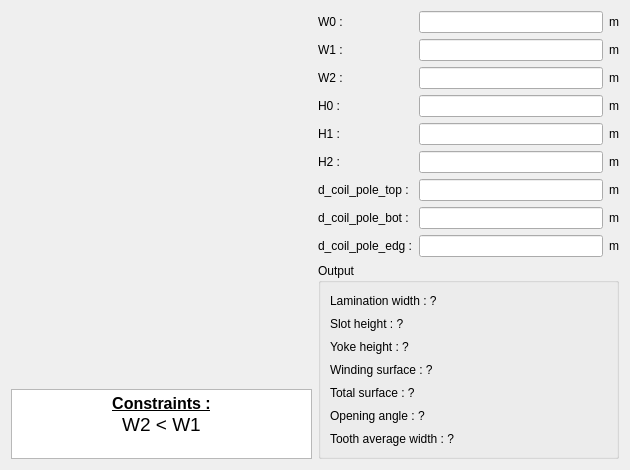
<?xml version="1.0" encoding="UTF-8"?>
<ui version="4.0">
 <class>PWSlot61</class>
 <widget class="QWidget" name="PWSlot61">
  <property name="geometry">
   <rect>
    <x>0</x>
    <y>0</y>
    <width>630</width>
    <height>470</height>
   </rect>
  </property>
  <property name="minimumSize">
   <size>
    <width>630</width>
    <height>470</height>
   </size>
  </property>
  <property name="maximumSize">
   <size>
    <width>16777215</width>
    <height>16777215</height>
   </size>
  </property>
  <property name="windowTitle">
   <string>Form</string>
  </property>
  <layout class="QHBoxLayout" name="horizontalLayout">
   <item>
    <layout class="QVBoxLayout" name="verticalLayout_2">
     <item>
      <widget class="QLabel" name="img_slot">
       <property name="sizePolicy">
        <sizepolicy hsizetype="Expanding" vsizetype="Expanding">
         <horstretch>0</horstretch>
         <verstretch>0</verstretch>
        </sizepolicy>
       </property>
       <property name="maximumSize">
        <size>
         <width>16777215</width>
         <height>16777215</height>
        </size>
       </property>
       <property name="text">
        <string/>
       </property>
       <property name="pixmap">
        <pixmap resource="../../../../Resources/pyleecan.qrc">:/images/images/MachineSetup/WSlot/Slot_61.PNG</pixmap>
       </property>
       <property name="scaledContents">
        <bool>true</bool>
       </property>
      </widget>
     </item>
     <item>
      <widget class="QTextEdit" name="txt_constraint">
       <property name="sizePolicy">
        <sizepolicy hsizetype="Expanding" vsizetype="Fixed">
         <horstretch>0</horstretch>
         <verstretch>0</verstretch>
        </sizepolicy>
       </property>
       <property name="maximumSize">
        <size>
         <width>16777215</width>
         <height>70</height>
        </size>
       </property>
       <property name="verticalScrollBarPolicy">
        <enum>Qt::ScrollBarAlwaysOff</enum>
       </property>
       <property name="html">
        <string>&lt;!DOCTYPE HTML PUBLIC &quot;-//W3C//DTD HTML 4.0//EN&quot; &quot;http://www.w3.org/TR/REC-html40/strict.dtd&quot;&gt;
&lt;html&gt;&lt;head&gt;&lt;meta name=&quot;qrichtext&quot; content=&quot;1&quot; /&gt;&lt;style type=&quot;text/css&quot;&gt;
p, li { white-space: pre-wrap; }
&lt;/style&gt;&lt;/head&gt;&lt;body style=&quot; font-family:'MS Shell Dlg 2'; font-size:7.8pt; font-weight:400; font-style:normal;&quot;&gt;
&lt;p align=&quot;center&quot; style=&quot; margin-top:0px; margin-bottom:0px; margin-left:0px; margin-right:0px; -qt-block-indent:0; text-indent:0px;&quot;&gt;&lt;span style=&quot; font-size:12pt; font-weight:600; text-decoration: underline;&quot;&gt;Constraints :&lt;/span&gt;&lt;/p&gt;
&lt;p align=&quot;center&quot; style=&quot; margin-top:0px; margin-bottom:0px; margin-left:0px; margin-right:0px; -qt-block-indent:0; text-indent:0px;&quot;&gt;&lt;span style=&quot; font-size:14pt;&quot;&gt;W2 &amp;lt; W1&lt;/span&gt;&lt;/p&gt;&lt;/body&gt;&lt;/html&gt;</string>
       </property>
       <property name="textInteractionFlags">
        <set>Qt::TextSelectableByKeyboard|Qt::TextSelectableByMouse</set>
       </property>
      </widget>
     </item>
    </layout>
   </item>
   <item>
    <layout class="QVBoxLayout" name="verticalLayout">
     <item>
      <layout class="QGridLayout" name="gridLayout">
       <item row="0" column="0">
        <widget class="QLabel" name="in_W0">
         <property name="text">
          <string>W0 :</string>
         </property>
        </widget>
       </item>
       <item row="0" column="1">
        <widget class="FloatEdit" name="lf_W0"/>
       </item>
       <item row="0" column="2">
        <widget class="QLabel" name="unit_W0">
         <property name="text">
          <string>m</string>
         </property>
        </widget>
       </item>
       <item row="1" column="0">
        <widget class="QLabel" name="in_W1">
         <property name="text">
          <string>W1 :</string>
         </property>
        </widget>
       </item>
       <item row="1" column="1">
        <widget class="FloatEdit" name="lf_W1"/>
       </item>
       <item row="1" column="2">
        <widget class="QLabel" name="unit_W1">
         <property name="text">
          <string>m</string>
         </property>
        </widget>
       </item>
       <item row="2" column="0">
        <widget class="QLabel" name="in_W2">
         <property name="text">
          <string>W2 :</string>
         </property>
        </widget>
       </item>
       <item row="2" column="1">
        <widget class="FloatEdit" name="lf_W2"/>
       </item>
       <item row="2" column="2">
        <widget class="QLabel" name="unit_W2">
         <property name="text">
          <string>m</string>
         </property>
        </widget>
       </item>
       <item row="3" column="0">
        <widget class="QLabel" name="in_H0">
         <property name="text">
          <string>H0 :</string>
         </property>
        </widget>
       </item>
       <item row="3" column="1">
        <widget class="FloatEdit" name="lf_H0"/>
       </item>
       <item row="3" column="2">
        <widget class="QLabel" name="unit_H0">
         <property name="text">
          <string>m</string>
         </property>
        </widget>
       </item>
       <item row="4" column="0">
        <widget class="QLabel" name="in_H1">
         <property name="text">
          <string>H1 :</string>
         </property>
        </widget>
       </item>
       <item row="4" column="1">
        <widget class="FloatEdit" name="lf_H1"/>
       </item>
       <item row="4" column="2">
        <widget class="QLabel" name="unit_H1">
         <property name="text">
          <string>m</string>
         </property>
        </widget>
       </item>
       <item row="5" column="0">
        <widget class="QLabel" name="in_H2">
         <property name="text">
          <string>H2 :</string>
         </property>
        </widget>
       </item>
       <item row="5" column="1">
        <widget class="FloatEdit" name="lf_H2"/>
       </item>
       <item row="5" column="2">
        <widget class="QLabel" name="unit_H2">
         <property name="text">
          <string>m</string>
         </property>
        </widget>
       </item>
       <item row="6" column="0">
        <widget class="QLabel" name="in_H3">
         <property name="text">
          <string>d_coil_pole_top :</string>
         </property>
        </widget>
       </item>
       <item row="6" column="1">
        <widget class="FloatEdit" name="lf_H3"/>
       </item>
       <item row="6" column="2">
        <widget class="QLabel" name="unit_H3">
         <property name="text">
          <string>m</string>
         </property>
        </widget>
       </item>
       <item row="7" column="0">
        <widget class="QLabel" name="in_H4">
         <property name="text">
          <string>d_coil_pole_bot :</string>
         </property>
        </widget>
       </item>
       <item row="7" column="1">
        <widget class="FloatEdit" name="lf_H4"/>
       </item>
       <item row="7" column="2">
        <widget class="QLabel" name="unit_H4">
         <property name="text">
          <string>m</string>
         </property>
        </widget>
       </item>
       <item row="8" column="0">
        <widget class="QLabel" name="in_W3">
         <property name="text">
          <string>d_coil_pole_edg :</string>
         </property>
        </widget>
       </item>
       <item row="8" column="1">
        <widget class="FloatEdit" name="lf_W3"/>
       </item>
       <item row="8" column="2">
        <widget class="QLabel" name="unit_W3">
         <property name="text">
          <string>m</string>
         </property>
        </widget>
       </item>
      </layout>
     </item>
     <item>
      <widget class="QGroupBox" name="g_output">
       <property name="minimumSize">
        <size>
         <width>200</width>
         <height>0</height>
        </size>
       </property>
       <property name="title">
        <string>Output</string>
       </property>
       <layout class="QVBoxLayout" name="verticalLayout_3">
        <item>
         <widget class="QLabel" name="out_Wlam">
          <property name="text">
           <string>Lamination width : ?</string>
          </property>
         </widget>
        </item>
        <item>
         <widget class="QLabel" name="out_slot_height">
          <property name="text">
           <string>Slot height : ?</string>
          </property>
         </widget>
        </item>
        <item>
         <widget class="QLabel" name="out_yoke_height">
          <property name="text">
           <string>Yoke height : ?</string>
          </property>
         </widget>
        </item>
        <item>
         <widget class="QLabel" name="out_wind_surface">
          <property name="text">
           <string>Winding surface : ?</string>
          </property>
         </widget>
        </item>
        <item>
         <widget class="QLabel" name="out_tot_surface">
          <property name="text">
           <string>Total surface : ?</string>
          </property>
         </widget>
        </item>
        <item>
         <widget class="QLabel" name="out_op_angle">
          <property name="text">
           <string>Opening angle : ?</string>
          </property>
         </widget>
        </item>
        <item>
         <widget class="QLabel" name="out_tooth_width">
          <property name="text">
           <string>Tooth average width : ?</string>
          </property>
         </widget>
        </item>
       </layout>
      </widget>
     </item>
    </layout>
   </item>
  </layout>
 </widget>
 <customwidgets>
  <customwidget>
   <class>FloatEdit</class>
   <extends>QLineEdit</extends>
   <header>......GUI/Tools/FloatEdit.h</header>
  </customwidget>
 </customwidgets>
 <tabstops>
  <tabstop>lf_W0</tabstop>
  <tabstop>lf_W1</tabstop>
  <tabstop>lf_W2</tabstop>
  <tabstop>lf_H0</tabstop>
  <tabstop>lf_H1</tabstop>
  <tabstop>lf_H2</tabstop>
  <tabstop>txt_constraint</tabstop>
 </tabstops>
 <resources>
  <include location="../../../../Resources/pyleecan.qrc"/>
  <include location="../../../../Resources/pyleecan.qrc"/>
 </resources>
 <connections/>
</ui>
